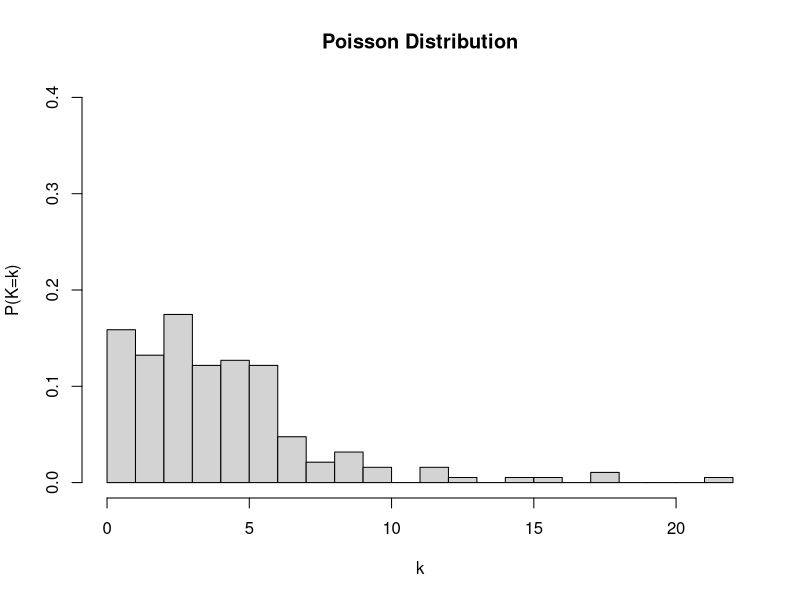

Here is the R script that generated this plot: (Note: this script raises an error after producing the figure.)
# setwd and read file
setwd("C:/Users/lzhau/Documents/Monash Uni/2022S2/FIT2086/assignment 1")
dog_bites <- read.csv("dogbites.1997.csv")

# 1 
lambda <- mean(dog_bites$daily.dogbites)
lambda
# estimated rate of dog bites per day = 4.391534

# 2a
less_than_2 <- ppois(2, lambda)
less_than_2
# probability of two or less dog bites = 0.1861507

# 2b
dpois_dog_bites <- dpois(0:max(dog_bites), lambda)

# finding 2 highest probability
highest <- sort(dpois_dog_bites)[length(dpois_dog_bites)]
highest2 <- sort(dpois_dog_bites)[length(dpois_dog_bites)-1]

# finding the index of the 2 highest probability
which(dpois_dog_bites == highest)-1
which(dpois_dog_bites == highest2)-1
# the two most likely number of dog bites = 4 and 3

# 2c
less_than_32 <- ppois(32, lambda*7)
less_than_32
# probability of at most 32 dog bites in a week = 0.6346646

# 2d
more_than_3 <- 1 - ppois(2, lambda)
less_than_12_of_14 <- pbinom(11, 14, more_than_3)
more_than_12_of_14 <- 1 - less_than_12_of_14
more_than_12_of_14
# probability of more than 3 dog bite at least 12 of 14 days = 0.5012691

# 3
# plotting a histogram
hist(dog_bites$daily.dogbites, breaks = 22, freq = F, xlim = c(0,22), ylim = c(0,0.4), xlab = "k", ylab = "P(K=k)", main = "Poisson Distribution")
# adding the poisson distribution line
lines(x = xpois, y = dpois(x = xpois, lambda), type = "l", col = "blue") 
lines(x = xpois, y = dpois(x = xpois, lambda), type = "p", col = "blue") 




